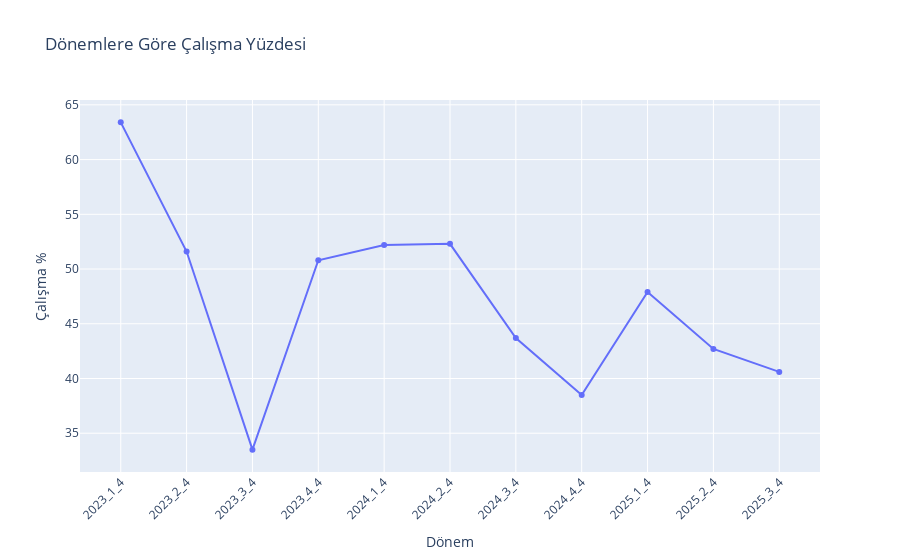

Here is the notebook cell this chart was saved with:
### Code cell
import plotly.express as px

fig = px.line(merged_df.reset_index(), 
              x='Donem', 
              y='Calisma%',
              title='Dönemlere Göre Çalışma Yüzdesi',
              labels={'Calisma%': 'Çalışma %', 'Donem': 'Dönem'},
              markers=True)

fig.update_layout(
    xaxis_tickangle=-45,
    showlegend=False
)

fig.show()

### Figure 1 — Plotly figure (JSON) as saved in the notebook; plotly's stock layout.template omitted (floating-point values rounded to 4 significant figures)
{"data": [{"hovertemplate": "Dönem=%{x}<br>Çalışma %=%{y}<extra></extra>", "legendgroup": "", "line": {"color": "#636efa", "dash": "solid"}, "marker": {"symbol": "circle"}, "mode": "lines+markers", "name": "", "orientation": "v", "showlegend": false, "type": "scatter", "x": ["2023_1_4", "2023_2_4", "2023_3_4", "2023_4_4", "2024_1_4", "2024_2_4", "2024_3_4", "2024_4_4", "2025_1_4", "2025_2_4", "2025_3_4"], "xaxis": "x", "y": [63.4, 51.6, 33.5, 50.8, 52.2, 52.3, 43.7, 38.5, 47.9, 42.7, 40.6], "yaxis": "y"}], "layout": {"legend": {"tracegroupgap": 0}, "showlegend": false, "title": {"text": "Dönemlere Göre Çalışma Yüzdesi"}, "xaxis": {"anchor": "y", "domain": [0, 1], "tickangle": -45, "title": {"text": "Dönem"}}, "yaxis": {"anchor": "x", "domain": [0, 1], "title": {"text": "Çalışma %"}}}}
